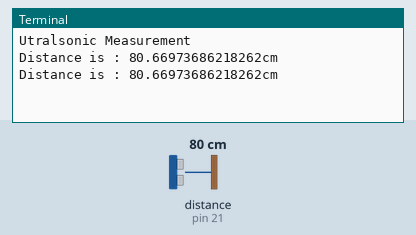
This program was run on a simulated Raspberry Pi (header pin numbers). On the bench: the last lines printed to the terminal. The test bench sets the inputs (shaded band); at power-on: distance to the obstacle (sensor on pin 21) 80 cm. The echo pulse lasts 58.3 µs per cm; the clock reads 2024-03-15 10:24:30 at power-on unless the program sets it.

Above: at 1.2 s.
1.3 s: distance to the obstacle (sensor on pin 21) set to 2 cm
At 1.9 s:
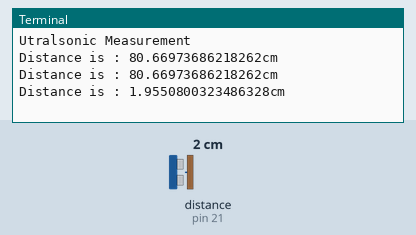
2.8 s: distance to the obstacle (sensor on pin 21) set to 4 cm
At 3.4 s:
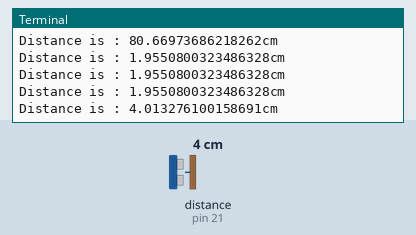
Timing chart, 0 to 5.8 s (numbered marks = the images above; inputs shaded):
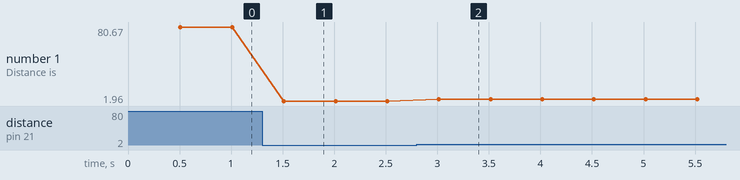

Measured:
- after the input at 1.3 s, the terminal: prints a new line after 0.21 s (image 1)
- after the input at 2.8 s, the terminal: prints a new line after 0.22 s (image 2)
- plotted number 1: 80.67 → 1.96 after the input at 1.3 s, 1.96 → 4.01 after the input at 2.8 s

The program:

Ultrasonic_distance_sensor_gpio.py
```python
import RPi.GPIO as GPIO
import time

GPIO_TRIGGER = 19
GPIO_ECHO = 21
GPIO.setwarnings(False)
GPIO.setmode(GPIO.BOARD)
GPIO.setup(GPIO_TRIGGER, GPIO.OUT)
GPIO.setup(GPIO_ECHO, GPIO.IN)

def measure():
    GPIO.output(GPIO_TRIGGER, False)
    time.sleep(0.5)

    GPIO.output(GPIO_TRIGGER, True)
    time.sleep(0.00001)

    GPIO.output(GPIO_TRIGGER, False)
    start = time.time()

    while GPIO.input(GPIO_ECHO) == 0:
        start = time.time()

    while GPIO.input(GPIO_ECHO) == 1:
        stop = time.time()

    elapsed = stop - start

    c = 331+0.6*25 # m/s
    distance = elapsed * c*100 # cm

    distance /= 2

    return distance

print("Utralsonic Measurement")

while True:
    cm = measure()
    print(f"Distance is : {cm}cm")
```
